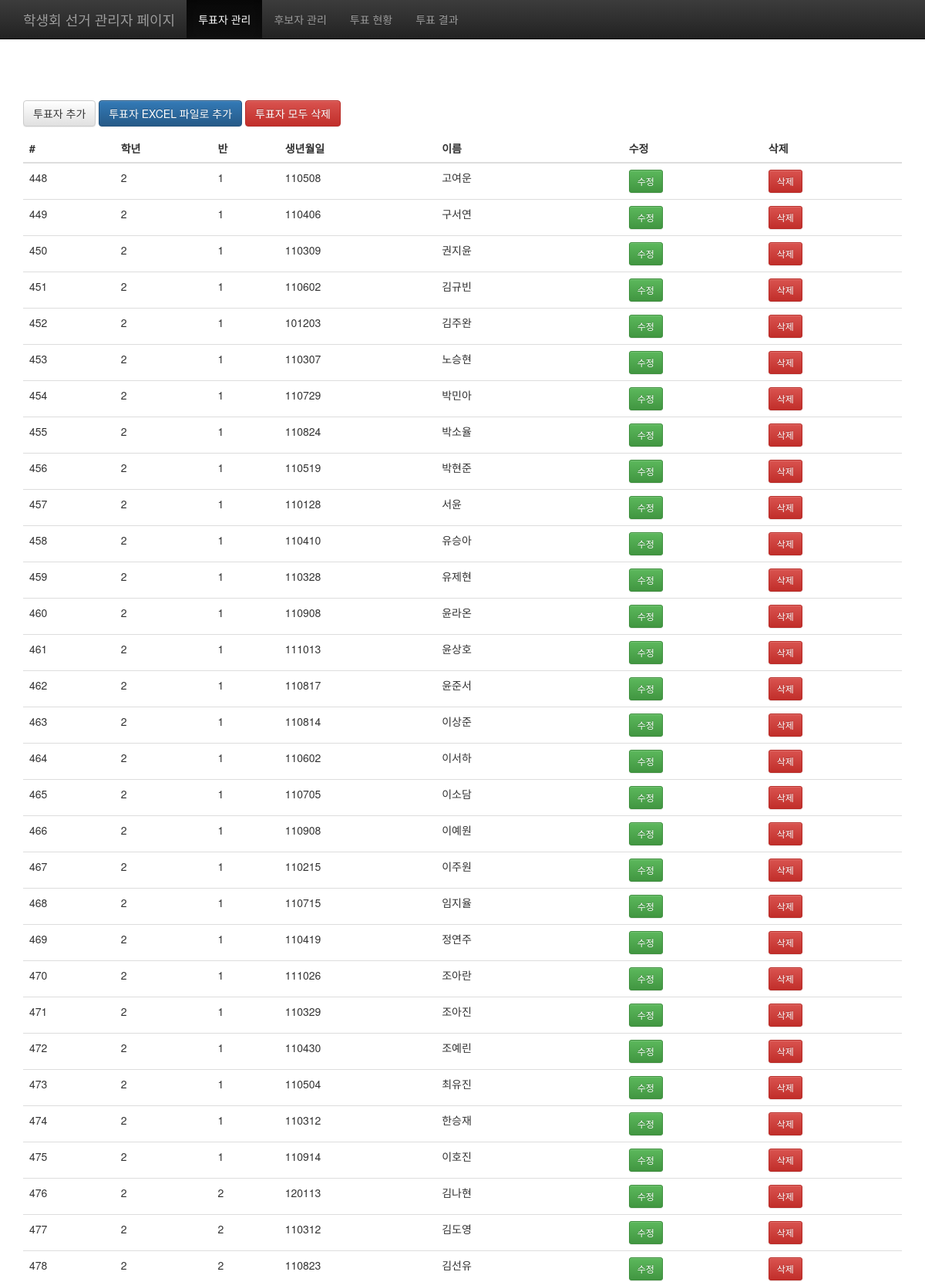
The page /voting/stdList/ (upper part) on the database its author committed.
### voting/models.py (models this page shows)
class Student(models.Model):
    s_no = models.AutoField(primary_key=True)
    s_grade = models.IntegerField(null=False)
    s_class = models.CharField(max_length=20)
    s_birth = models.CharField(max_length=6)
    s_name = models.CharField(max_length=20)

### voting/views.py (the view)
# urls.py: path('stdList/', StudentsListView.as_view(), name='stdList'),
class StudentsListView(ListView):
    model = Student
    template_name_suffix = '_list'

### voting/templates/voting/student_list.html (shortened to what this page needs)
{% extends 'base.html' %}
{% block content %}
	<div class="btn-group">
		<p>
			<a href="{% url 'stdAdd' %}"><button type="button" class="btn btn-default">투표자 추가</button></a>
			<a href="{% url 'stdsAdd' %}"><button type="button" class="btn btn-primary">투표자 EXCEL 파일로 추가</button></a>
			<a href="{% url 'stdsDel' %}"><button type="button" class="btn btn-danger">투표자 모두 삭제</button></a>
      	</p>
	</div>
	<div class="row">
        <div class="col-md-12">
          	<table class="table">
			<thead>
				<tr>
					<th scope="col">#</th>
					<th scope="col">학년</th>
					<th scope="col">반</th>
					<th scope="col">생년월일</th>
					<th scope="col">이름</th>
					<th scope="col">수정</th>
					<th scope="col">삭제</th>
				</tr>
			</thead>
			<tbody>
				{% for student in object_list %}
				<tr>
					<td>{{student.s_no}}</td>
					<td>{{student.s_grade}}</td>
					<td>{{student.s_class}}</td>
					<td>{{student.s_birth}}</td>
					<td>{{student.s_name}}</td>
					<td><a href="{% url 'stdEdit' pk=student.s_no %}" class="btn btn-success btn-sm">수정</a></td>
					<td><a href="{% url 'stdDel' pk=student.s_no %}" class="btn btn-danger btn-sm">삭제</a></td>
				</tr>
				{% endfor %}
			</tbody>
	</table>
{% endblock %}

### templates/base.html (style rules this page uses)
body { padding-top: 50px; }

### rows shown on the page
Student: s_no "448", s_grade "2", s_class "1", s_birth "110508", s_name "고여운"
Student: s_no "449", s_grade "2", s_class "1", s_birth "110406", s_name "구서연"
Student: s_no "450", s_grade "2", s_class "1", s_birth "110309", s_name "권지윤"
Student: s_no "451", s_grade "2", s_class "1", s_birth "110602", s_name "김규빈"
Student: s_no "452", s_grade "2", s_class "1", s_birth "101203", s_name "김주완"
Student: s_no "453", s_grade "2", s_class "1", s_birth "110307", s_name "노승현"
Student: s_no "454", s_grade "2", s_class "1", s_birth "110729", s_name "박민아"
Student: s_no "455", s_grade "2", s_class "1", s_birth "110824", s_name "박소율"
Student: s_no "456", s_grade "2", s_class "1", s_birth "110519", s_name "박현준"
Student: s_no "457", s_grade "2", s_class "1", s_birth "110128", s_name "서윤"
Student: s_no "458", s_grade "2", s_class "1", s_birth "110410", s_name "유승아"
Student: s_no "459", s_grade "2", s_class "1", s_birth "110328", s_name "유제현"
Student: s_no "460", s_grade "2", s_class "1", s_birth "110908", s_name "윤라온"
Student: s_no "461", s_grade "2", s_class "1", s_birth "111013", s_name "윤상호"
Student: s_no "462", s_grade "2", s_class "1", s_birth "110817", s_name "윤준서"
Student: s_no "463", s_grade "2", s_class "1", s_birth "110814", s_name "이상준"
Student: s_no "464", s_grade "2", s_class "1", s_birth "110602", s_name "이서하"
Student: s_no "465", s_grade "2", s_class "1", s_birth "110705", s_name "이소담"
Student: s_no "466", s_grade "2", s_class "1", s_birth "110908", s_name "이예원"
Student: s_no "467", s_grade "2", s_class "1", s_birth "110215", s_name "이주원"
Student: s_no "468", s_grade "2", s_class "1", s_birth "110715", s_name "임지율"
Student: s_no "469", s_grade "2", s_class "1", s_birth "110419", s_name "정연주"
Student: s_no "470", s_grade "2", s_class "1", s_birth "111026", s_name "조아란"
Student: s_no "471", s_grade "2", s_class "1", s_birth "110329", s_name "조아진"
Student: s_no "472", s_grade "2", s_class "1", s_birth "110430", s_name "조예린"
Student: s_no "473", s_grade "2", s_class "1", s_birth "110504", s_name "최유진"
Student: s_no "474", s_grade "2", s_class "1", s_birth "110312", s_name "한승재"
Student: s_no "475", s_grade "2", s_class "1", s_birth "110914", s_name "이호진"
Student: s_no "476", s_grade "2", s_class "2", s_birth "120113", s_name "김나현"
Student: s_no "477", s_grade "2", s_class "2", s_birth "110312", s_name "김도영"
Student: s_no "478", s_grade "2", s_class "2", s_birth "110823", s_name "김선유"
